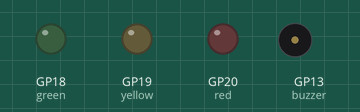
Recording of a program running on a simulated Raspberry Pi Pico running MicroPython. On the bench: output pins drawn as LEDs (lit = HIGH), buzzer (waves = sounding). At 17.5 s the program stops and its outputs stay as they are.

Above: at 0.9 s.
At 3.15 s:
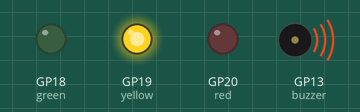
At 4.65 s:
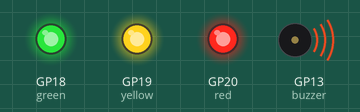
At 8.55 s:
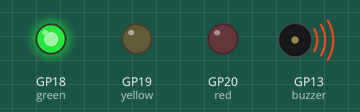
At 12.45 s:
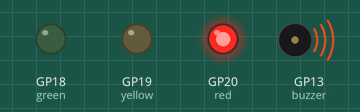
At 16.65 s:
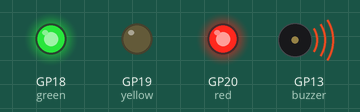
Timing chart, 0 to 18.2 s (numbered marks = the images above):
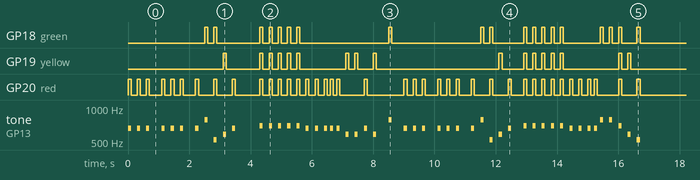

Measured:
- by itself, GP18 (green): LOW → HIGH at 2.5 s, → LOW 0.10 s later, → HIGH 0.20 s later, → LOW 0.10 s later, … (38 changes in this stretch)
- by itself, GP19 (yellow): LOW → HIGH at 3.1 s, → LOW 0.10 s later, → HIGH 1.1 s later, → LOW 0.10 s later, … (34 changes in this stretch)
- by itself, GP20 (red): LOW → HIGH at 0.00 s, → LOW 0.10 s later, → HIGH 0.20 s later, → LOW 0.10 s later, … (80 changes in this stretch)
- by itself, tone on GP13 (buzzer): plays 659 Hz for 0.10 s, 659 Hz for 0.10 s, 659 Hz for 0.10 s, 659 Hz for 0.10 s, 659 Hz for 0.10 s, 659 Hz for 0.10 s … (51 notes in this stretch)

The program:

Day_5g.py
```python
'''
Play Jingle Bells with buzzer AND LEDs WOOOH!!!
'''

# Imports
from machine import Pin, PWM
import time

# Set up the Buzzer pin as PWM
buzzer = PWM(Pin(13)) # Set the buzzer to PWM mode

# Create our library of tone variables for "Jingle Bells"
A = 440
As = 466
B = 494
C = 523
Cs = 554
D = 587
Ds = 622
E = 659
F = 698
Fs = 740
G = 784
Gs = 830

# Create volume variable (Duty cycle)
volume = 10000

# Set LED Pins
red = Pin(20, Pin.OUT)
yellow = Pin(19, Pin.OUT)
green = Pin(18, Pin.OUT)

def note(note, vol, delay1, delay2):
    buzzer.duty_u16(vol)
    buzzer.freq(note)

    if note == E:
        red.value(1)
    elif note == F:
        red.value(1)
        yellow.value(1)
        green.value(1)
    elif note == D:
        yellow.value(1)
    elif note == C:
        red.value(1)
        green.value(1)
    else:
        green.value(1)

    time.sleep(delay1)
    buzzer.duty_u16(0)
    red.value(0)
    yellow.value(0)
    green.value(0)
    time.sleep(delay2)

# Jingle Bells
note(E, volume, 0.1, 0.2)
note(E, volume, 0.1, 0.2)
note(E, volume, 0.1, 0.4)

# Jingle Bells
note(E, volume, 0.1, 0.2)
note(E, volume, 0.1, 0.2)
note(E, volume, 0.1, 0.4)

# Jingle all the way
note(E, volume, 0.1, 0.2)
note(G, volume, 0.1, 0.2)
note(C, volume, 0.1, 0.2)
note(D, volume, 0.1, 0.2)
note(E, volume, 0.1, 0.8)

# Oh what fun it is to ride
note(F, volume, 0.1, 0.2)
note(F, volume, 0.1, 0.2)
note(F, volume, 0.1, 0.2)
note(F, volume, 0.1, 0.2)
note(F, volume, 0.1, 0.2)
note(E, volume, 0.1, 0.2)
note(E, volume, 0.1, 0.2)

# on a one horse open sleigh
note(E, volume, 0.1, 0.1)
note(E, volume, 0.1, 0.1)
note(E, volume, 0.1, 0.2)
note(D, volume, 0.1, 0.2)
note(D, volume, 0.1, 0.2)
note(E, volume, 0.1, 0.2)
note(D, volume, 0.1, 0.4)
note(G, volume, 0.1, 0.4)

# Jingle Bells
note(E, volume, 0.1, 0.2)
note(E, volume, 0.1, 0.2)
note(E, volume, 0.1, 0.4)

# Jingle Bells
note(E, volume, 0.1, 0.2)
note(E, volume, 0.1, 0.2)
note(E, volume, 0.1, 0.4)

# Jingle all the way
note(E, volume, 0.1, 0.2)
note(G, volume, 0.1, 0.2)
note(C, volume, 0.1, 0.2)
note(D, volume, 0.1, 0.2)
note(E, volume, 0.1, 0.4)

# Oh what fun it is to ride
note(F, volume, 0.1, 0.2)
note(F, volume, 0.1, 0.2)
note(F, volume, 0.1, 0.2)
note(F, volume, 0.1, 0.2)
note(F, volume, 0.1, 0.2)
note(E, volume, 0.1, 0.2)
note(E, volume, 0.1, 0.2)

# on a one horse open sleigh
note(E, volume, 0.1, 0.1)
note(E, volume, 0.1, 0.1)
note(G, volume, 0.1, 0.2)
note(G, volume, 0.1, 0.2)
note(F, volume, 0.1, 0.2)
note(D, volume, 0.1, 0.2)
note(C, volume, 0.1, 0.8)

buzzer.duty_u16(0)
```
